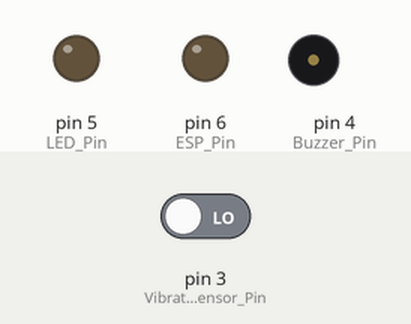
A sketch run on a simulated Arduino Uno, built with avr-gcc and run on an emulated ATmega328P. Parts: output pins drawn as LEDs (lit = HIGH), buzzer (waves = sounding). The inputs (shaded band) are chosen by the test bench; at power-on: pin 3 (Vibration_Sensor_Pin) LOW. What the sketch prints to the serial monitor is not drawn.

Above: at 1.2 s.
1.3 s: pin 3 (Vibration_Sensor_Pin) driven HIGH
At 1.6 s:
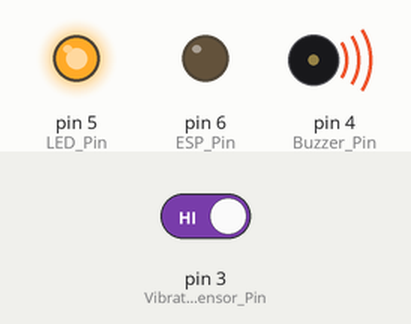
At 3.5 s:
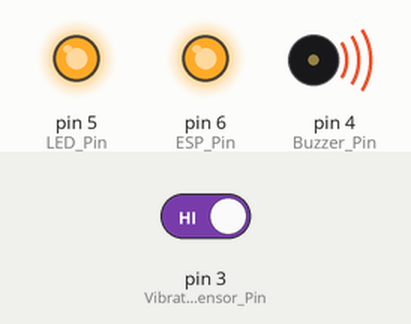
3.8 s: pin 3 (Vibration_Sensor_Pin) driven LOW
At 5.1 s:
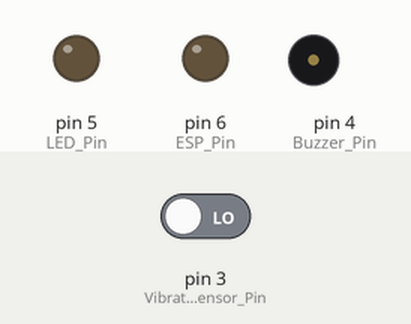
Timing chart, 0 to 6.8 s (numbered marks = the images above; inputs shaded):
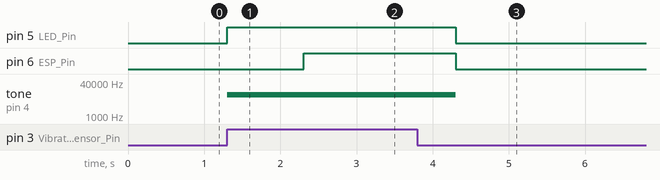

Measured:
- after the input at 1.3 s, pin 5 (LED_Pin): LOW → HIGH at once; pin 6 (ESP_Pin): LOW → HIGH after 1.0 s; tone on pin 4 (Buzzer_Pin): silent → 10000 Hz at once
- after the input at 3.8 s, pin 5 (LED_Pin), pin 6 (ESP_Pin): HIGH → LOW after 0.51 s; tone on pin 4 (Buzzer_Pin): 10000 Hz → silent after 0.51 s

The sketch:

Arduino_code.ino
```cpp
#define Vibration_Sensor_Pin 3
#define Buzzer_Pin 4
#define LED_Pin 5
#define ESP_Pin 6
int Vibration_Sensor_State = LOW;

void setup() {
  // put your setup code here, to run once:
  Serial.begin(9600);
  pinMode(Buzzer_Pin,OUTPUT);
  pinMode(LED_Pin,OUTPUT);
  pinMode(ESP_Pin,OUTPUT);
  pinMode(Vibration_Sensor_Pin,INPUT);
}

void loop() {
  // put your main code here, to run repeatedly:

  //read the state of the sensor
  Vibration_Sensor_State = digitalRead(Vibration_Sensor_Pin);
  Serial.println(Vibration_Sensor_State);

  //check if the sensor is vibrates or not
  if(Vibration_Sensor_State == HIGH)
  {
    tone(Buzzer_Pin,10000);
    digitalWrite(LED_Pin, HIGH);
    delay(1000);
    digitalWrite(ESP_Pin, HIGH);
    delay(500);
  }

  else if(Vibration_Sensor_State == LOW)
  {
    noTone(Buzzer_Pin);
    digitalWrite(LED_Pin, LOW);
    digitalWrite(ESP_Pin, LOW);
  }

}
```
